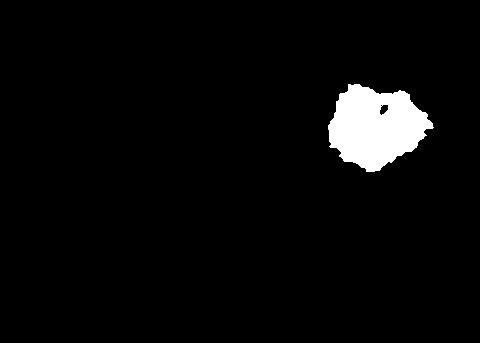
#> input picture wound_segmentation/results/luka_kuning/mask_13.jpg, 480 x 343 px; its folder holds 4 pictures in this run
$ python negative_mask.py
#> lines starting #> are read from the running program, lines starting #| are printed output that depends on the picture
import tkinter as tk
from PIL import Image, ImageTk, ImageOps
import os

def convert_to_negative(image_path, save_folder, save_to_tulisan, mask_negative_filename):
    # Open the image using Pillow
#> called with image_path = 'results/luka_kuning/mask_13.jpg', save_folder = 'results/luka_kuning', mask_negative_filename = 'mask_r_13.jpg'
    original_image = Image.open(image_path)
#> original_image is the input picture: PIL image 480x343 L; min 0, max 255, mean 9.5

    # Convert the image to grayscale
    gray_image = ImageOps.grayscale(original_image)

    # Invert the grayscale image to create a negative
    negative_image = ImageOps.invert(gray_image)
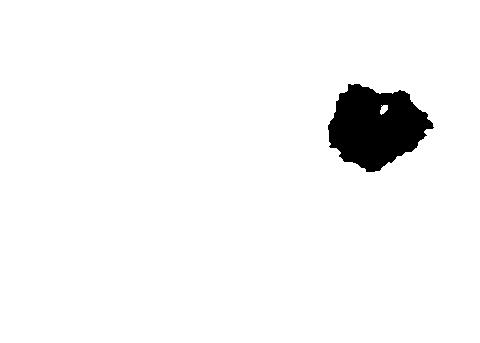
#> negative_image: PIL image 480x343 L; min 0, max 255, mean 245.5

    os.makedirs(save_folder, exist_ok=True)
    os.makedirs(save_to_tulisan, exist_ok=True)

    negative_image.save(os.path.join(save_folder, mask_negative_filename))
    negative_image.save(os.path.join(save_to_tulisan, mask_negative_filename))

# Replace "path/to/your/image.jpg" with the actual path to your image
arr_img = [13, 17, 18, 19, 21, 23, 25, 34, 35, 38, 42, 3, 12, 10, 16]
save_folder = f"results/luka_kuning"
save_to_tulisan = f"../docs/latex/gambar/hasil_segmentasi/luka_kuning"


for img_name in arr_img:
    image_path = f"results/luka_kuning/mask_{img_name}.jpg"
    mask_r_filename = f"mask_r_{img_name}.jpg"
#> (the run stopped early here; a loop or call above may not have finished)
